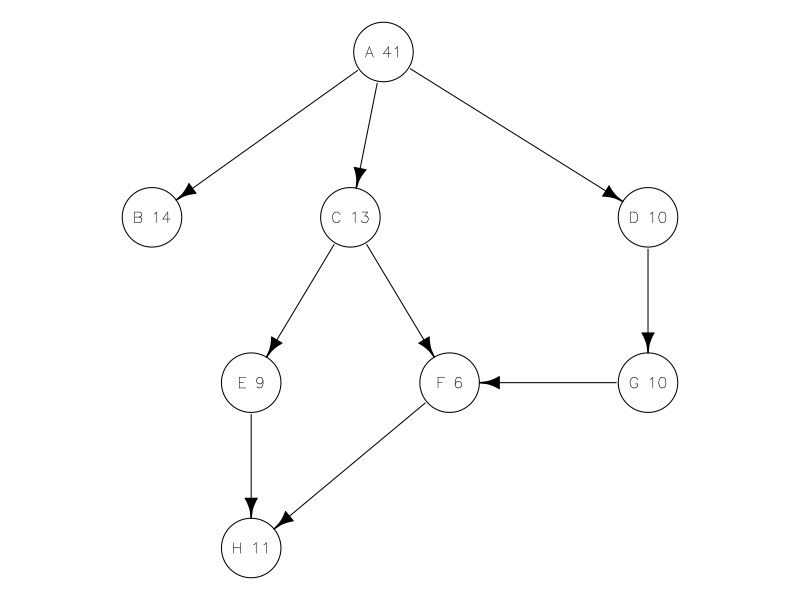

Here is the R script that generated this plot:
## ---- chunk 1
knitr::opts_chunk$set(echo = TRUE, message = FALSE)
## ---- chunk 2
# Define Network
library(igraph)
g <- graph_from_literal(A-+B:C:D, C-+E:F, D-+G, E:F-+H, G-+F)

# Random flows
set.seed(2017)
V(g)$flows <- c(sample(30:45, 1), sample(10:15, 3),
                sample(05:10, 2), sample(05:10, 1), 
                sample(10:15, 1))

# Visualise network
par(mar=rep(0,4))
plot(g, layout = layout_as_tree, 
     vertex.color = NA, 
     vertex.label.family = "HersheySans",
     vertex.label.color = "black",
     vertex.size =24,
     vertex.label = paste(V(g)$name, V(g)$flows),
     edge.color = "black"
     )
## ---- chunk 3
# Total System Balance
upstream <- which(degree(g, mode="in")==0)
downstream <- which(degree(g, mode="out")==0)
total.balance <-  sum(V(g)$flows[downstream]) - sum(V(g)$flows[upstream])
print(total.balance)
